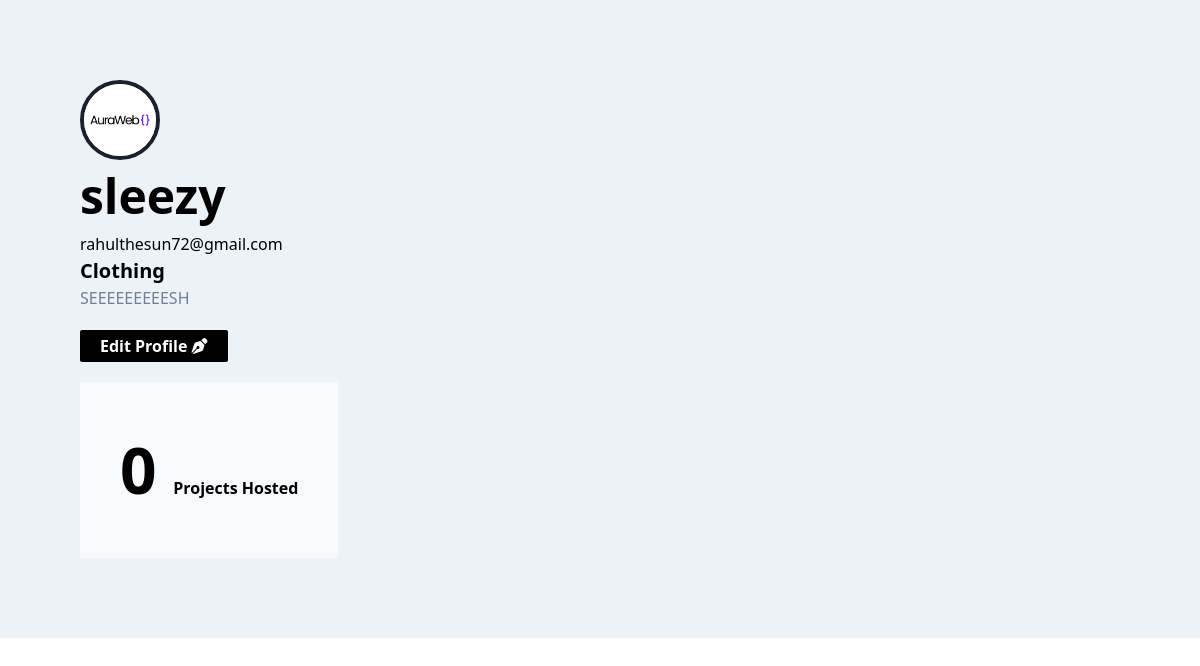
The app's page /view_profile/company/ (signed in) with its own data.
### base/models.py (models this page shows, shortened)
class CompanyProfile(models.Model):
    profile_image = models.ImageField(upload_to='pfp/company/' , null=True)
    user = models.OneToOneField(EmailUser , on_delete=models.SET_NULL , null=True)
    name=models.CharField(max_length=200 , null=False , blank=False)
    industry=models.CharField(max_length=200 , null=False , blank=False)
    description=models.TextField(null=True , blank=True)
    website = models.URLField(null=True , blank=True)
    projects_hosted = models.IntegerField(default=0 , validators=[MinValueValidator(0)])
    created = models.DateTimeField(auto_now_add=True)

### users/models.py (models this page shows)
class EmailUser(AbstractBaseUser , PermissionsMixin):
    id=models.AutoField(primary_key=True)
    email = models.EmailField(unique=True , max_length=60)
    is_active = models.BooleanField(default=True)
    is_staff = models.BooleanField(default=False)
    is_superuser = models.BooleanField(default=False)
    date_signed_up = models.DateTimeField(auto_now_add=True)
    USERNAME_FIELD = 'email'
    REQUIRED_FIELDS = []
    objects = EmailUserManager()
    def __str__(self):
         return self.email

### base/views.py (the view)
# urls.py: path("view_profile/company/" , views.company_profile , name="company_profile"),
def company_profile(request):
    profile = get_object_or_404(CompanyProfile , user= request.user)
    context={
        "profile":profile
    }
    return render(request , "base/company_profile.html" , context)

### base/templates/base/company_profile.html (shortened to what this page needs)
{% extends 'base/main.html' %}
{% block content %}
<div class="flex w-full">
    <div class="p-20 w-4/5">
        <div>
           <h1 class="text-7xl font-bold">
            {% if profile.profile_image %}
            <img class="w-20 border-4 border-gray-900 rounded-full" src="{{profile.profile_image.url}}" alt="pfp">
            {% endif %}
            </h1>
           <h1 class="text-5xl font-bold">{{profile.name}}</h1>
           {{request.user}}
           <h1 class="text-xl font-semibold">{{profile.industry}}</h1>
        </div>
        <p class="text-gray-600">{{profile.description}}</p>
        <a href="{% url 'edit_company_profile' profile.id %}"><button class="rounded-sm font-semibold text-white bg-black px-5 py-1 mt-5 hover:text-black hover:bg-white hover:border-gray-900 ">Edit Profile <i class="fa-solid fa-pen-nib"></i></button></a>
        <div class="flex flex-row justify-left align-center ">
            <h1 class="text-6xl font-bold mt-5 p-10 bg-gray-100 mr-5 "  >{{profile.projects_hosted}} <span class="text-base"> Projects Hosted</span></h1>
        </div>
            </div>
        </div>
    </div>
{% endblock %}

### records on screen
CompanyProfile: profile_image (picture), name "sleezy", industry "Clothing", description "SEEEEEEEEESH", projects_hosted "0"
EmailUser: user "rahulthesun72@gmail.com"
